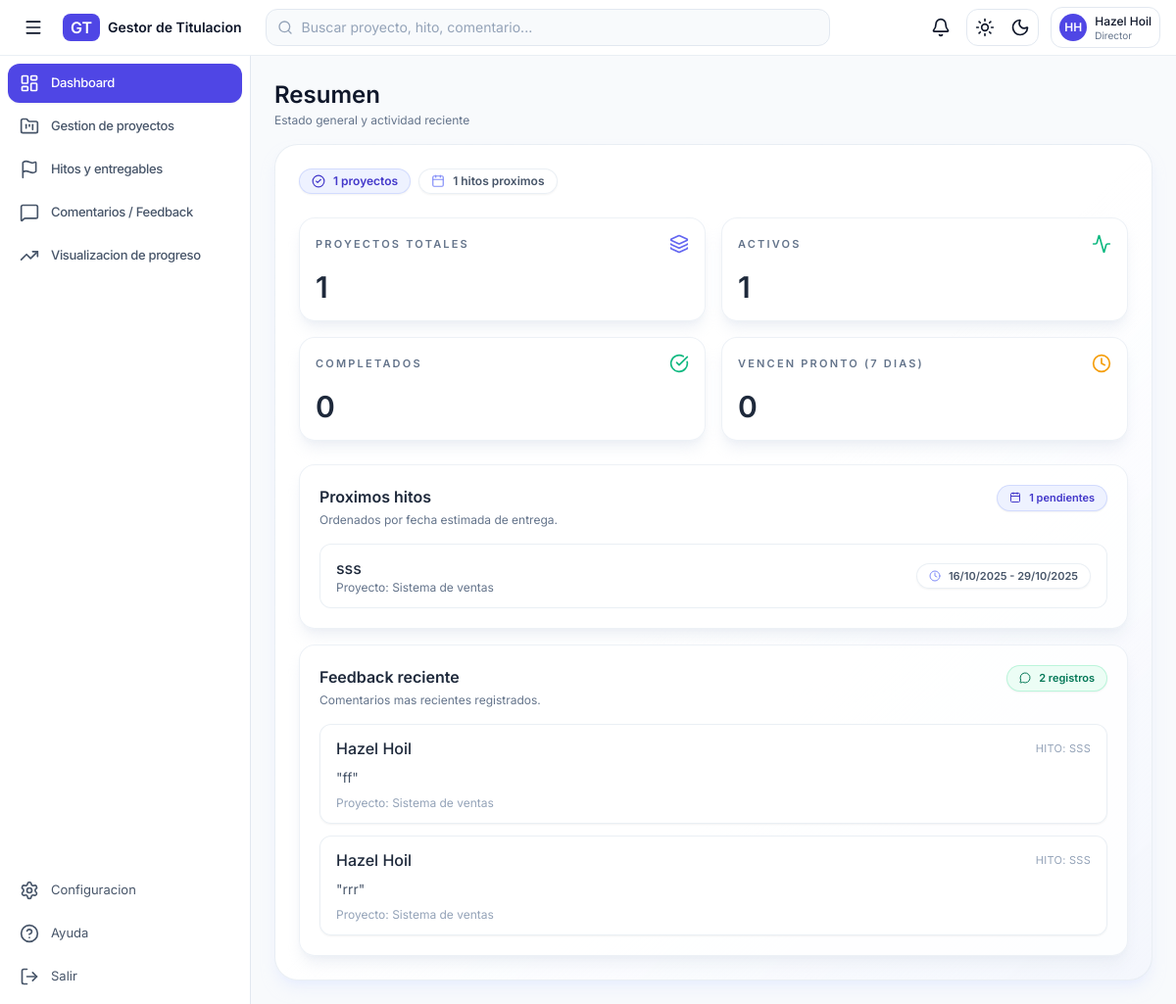
The app's page /dashboard (signed in) with its own data.
### tables this page shows
CREATE TABLE milestones (
    id INTEGER PRIMARY KEY AUTOINCREMENT,
    project_id INTEGER NOT NULL,
    title TEXT NOT NULL,
    description TEXT NULL,
    due_date TEXT NULL,
    status TEXT NOT NULL DEFAULT 'pendiente',
    position INTEGER NULL,
    created_at TEXT NOT NULL,
    updated_at TEXT NOT NULL, start_date TEXT NULL, end_date TEXT NULL,
    FOREIGN KEY(project_id) REFERENCES projects(id) ON DELETE CASCADE
);

CREATE TABLE projects (
    id INTEGER PRIMARY KEY AUTOINCREMENT,
    title TEXT NOT NULL,
    description TEXT NULL,
    student_id INTEGER NOT NULL,
    director_id INTEGER NOT NULL,
    status TEXT NOT NULL DEFAULT 'planificado',
    due_date TEXT NULL,
    created_at TEXT NOT NULL,
    updated_at TEXT NOT NULL, start_date TEXT NULL, end_date TEXT NULL,
    FOREIGN KEY(student_id) REFERENCES users(id) ON DELETE CASCADE,
    FOREIGN KEY(director_id) REFERENCES users(id) ON DELETE CASCADE
);

CREATE TABLE feedback (
    id INTEGER PRIMARY KEY AUTOINCREMENT,
    milestone_id INTEGER NOT NULL,
    author_id INTEGER NOT NULL,
    recipient_id INTEGER NULL,
    content TEXT NOT NULL,
    created_at TEXT NOT NULL,
    FOREIGN KEY(milestone_id) REFERENCES milestones(id) ON DELETE CASCADE,
    FOREIGN KEY(author_id) REFERENCES users(id) ON DELETE CASCADE,
    FOREIGN KEY(recipient_id) REFERENCES users(id) ON DELETE SET NULL
);

CREATE TABLE users (
    id INTEGER PRIMARY KEY AUTOINCREMENT,
    full_name TEXT NOT NULL,
    email TEXT NOT NULL UNIQUE,
    password TEXT NOT NULL,
    role TEXT NOT NULL,
    matricula TEXT NULL,
    department TEXT NULL,
    created_at TEXT NOT NULL,
    updated_at TEXT NOT NULL
, avatar_path TEXT NULL, email_verified_at TEXT NULL, verification_token TEXT NULL, verification_token_expires_at TEXT NULL);

### app/Views/dashboard/components/sections/dashboard-overview.php (shortened to what the rows shown need)
<?php
$isDashboardActive = ($activeTab ?? 'dashboard') === 'dashboard';
?>
<section id="section-dashboard" data-section="dashboard" class="space-y-8<?= $isDashboardActive ? '' : ' hidden'; ?>">
  <article class="rounded-3xl border border-slate-200/70 bg-gradient-to-br from-white via-white to-indigo-50/40 p-6 shadow-lg shadow-indigo-100/50 transition dark:border-slate-800/70 dark:from-slate-900 dark:via-slate-900 dark:to-slate-950/70 dark:shadow-none">
    <div class="flex flex-col gap-6">
      <div class="grid grid-cols-1 gap-4 xl:grid-cols-2">
        <article class="rounded-2xl border border-slate-200/60 bg-white/80 p-5 shadow-lg shadow-slate-200/60 transition hover:-translate-y-0.5 hover:border-indigo-200 hover:shadow-xl dark:border-slate-800/60 dark:bg-slate-900/60 dark:shadow-none">
          <div class="flex flex-col gap-3 sm:flex-row sm:items-center sm:justify-between">
            <div class="space-y-1">
              <h2 class="text-base font-semibold text-slate-800 dark:text-slate-100">Proximos hitos</h2>
            </div>
          </div>
          <div class="mt-4 space-y-3">
            <?php if ($upcomingMilestones === []): ?>
              <p class="rounded-2xl border border-dashed border-slate-300/80 bg-slate-50/70 px-4 py-6 text-center text-sm text-slate-500 dark:border-slate-700/60 dark:bg-slate-900/50">Sin hitos programados en los proximos dias.</p>
            <?php else: ?>
              <?php foreach ($upcomingMilestones as $item): ?>
                <div class="rounded-xl border border-slate-200/70 bg-white/90 px-4 py-3 transition hover:border-indigo-200 hover:bg-white dark:border-slate-800/60 dark:bg-slate-950/40 dark:hover:border-indigo-900/50">
                  <div class="flex flex-col gap-3 md:flex-row md:items-center md:justify-between">
                    <div>
                      <p class="font-medium text-slate-800 dark:text-slate-100"><?= e($item['title']); ?></p>
                      <p class="text-xs text-slate-500">Proyecto: <?= e($item['project_title']); ?></p>
                    </div>
                    <span class="inline-flex items-center gap-2 rounded-full border border-slate-200/70 bg-white/80 px-3 py-1 text-[11px] font-semibold text-slate-600 shadow-sm dark:border-slate-700/60 dark:bg-slate-900/70 dark:text-slate-200">
                      <i data-lucide="clock" class="h-3 w-3 text-indigo-400"></i>
                      <?= e(format_dashboard_period($item['start_date'] ?? null, $item['end_date'] ?? ($item['due_date'] ?? null))); ?>
                    </span>
                  </div>
                </div>
              <?php endforeach; ?>
            <?php endif; ?>
          </div>
        </article>
        <article class="rounded-2xl border border-slate-200/60 bg-white/80 p-5 shadow-lg shadow-slate-200/60 transition hover:-translate-y-0.5 hover:border-indigo-200 hover:shadow-xl dark:border-slate-800/60 dark:bg-slate-900/60 dark:shadow-none">
          <div class="flex flex-col gap-3 sm:flex-row sm:items-center sm:justify-between">
            <div class="space-y-1">
              <h2 class="text-base font-semibold text-slate-800 dark:text-slate-100">Feedback reciente</h2>
            </div>
          </div>
          <div class="mt-4 space-y-3">
            <?php if ($recentFeedback === []): ?>
              <p class="rounded-2xl border border-dashed border-slate-300/80 bg-slate-50/70 px-4 py-6 text-center text-sm text-slate-500 dark:border-slate-700/60 dark:bg-slate-900/50">Aun no hay comentarios registrados.</p>
            <?php else: ?>
              <?php foreach ($recentFeedback as $comment): ?>
                <div class="rounded-xl border border-slate-200/70 bg-white/90 px-4 py-3 shadow-sm transition hover:border-emerald-200 hover:bg-white dark:border-slate-800/60 dark:bg-slate-950/40 dark:hover:border-emerald-900/50">
                  <div class="flex flex-col gap-2">
                    <div class="flex flex-wrap items-center justify-between gap-2">
                      <p class="font-medium text-slate-800 dark:text-slate-100"><?= e($comment['author_name']); ?></p>
                      <span class="text-[11px] uppercase tracking-wide text-slate-400">Hito: <?= e($comment['milestone_title']); ?></span>
                    </div>
                    <p class="text-sm text-slate-600 dark:text-slate-300">"<?= e($comment['content']); ?>"</p>
                    <p class="text-xs text-slate-400">Proyecto: <?= e($comment['project_title']); ?></p>
                  </div>
                </div>
              <?php endforeach; ?>
            <?php endif; ?>
          </div>
        </article>
      </div>
    </div>
  </article>
</section>

### records on screen
milestones: title "sss", project.title "Sistema de ventas", start_date+end_date "16/10/2025 - 29/10/2025"
feedback: author.full_name "Hazel Hoil", milestone.title "SSS", content "ff", projects.title "Sistema de ventas"
feedback: author.full_name "Hazel Hoil", milestone.title "SSS", content "rrr", projects.title "Sistema de ventas"

### other values on screen
$avatarInitials "HH"
$fullName "Hazel Hoil"
$role "Director"
$item['label'] "Dashboard"
$item['label'] "Gestion de proyectos"
$item['label'] "Hitos y entregables"
$item['label'] "Comentarios / Feedback"
$item['label'] "Visualizacion de progreso"
$stats['total'] "1"
$upcomingCount "1"
$card['label'] "PROYECTOS TOTALES"
$card['value'] "1"
$card['label'] "ACTIVOS"
$card['label'] "COMPLETADOS"
$card['value'] "0"
